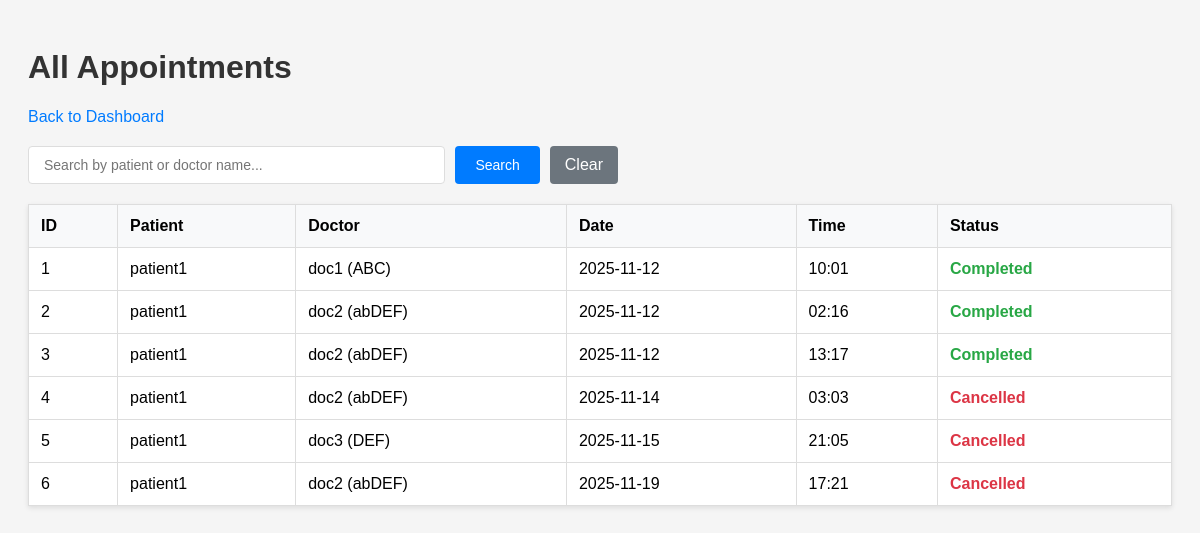
The page /admin/appointments (signed in) on the database as committed earlier.
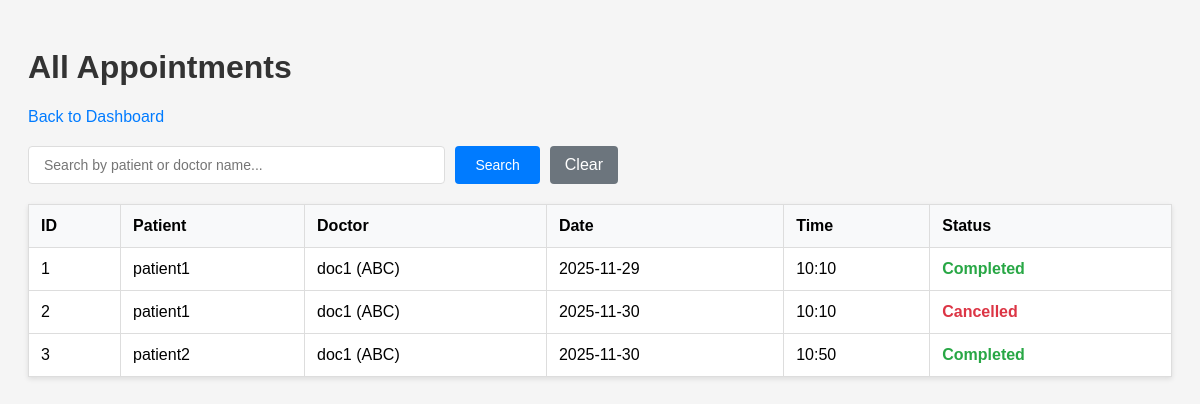
The same page on the database as committed later.
### app.py (models this page shows, shortened)
class Appointment(db.Model):
    __tablename__ = 'appointment'
    id = db.Column(db.Integer, primary_key=True, autoincrement=True)
    patient_id = db.Column(db.Integer, db.ForeignKey('patient.id'), nullable=False)
    doctor_id = db.Column(db.Integer, db.ForeignKey('doctor.id'), nullable=False)
    date = db.Column(db.String(20), nullable=False)
    time = db.Column(db.String(20), nullable=False)
    status = db.Column(db.String(20), default='Booked', nullable=False)
    patient = db.relationship('Patient', backref='appointments')
    doctor = db.relationship('Doctor', backref='appointments')
    __table_args__ = (db.UniqueConstraint('doctor_id', 'date', 'time', name='_doctor_appointment_uc'),)

class User(db.Model):
    __tablename__ = 'user'
    id = db.Column(db.Integer, primary_key=True, autoincrement=True)
    username = db.Column(db.String(100), unique=True, nullable=False)
    password = db.Column(db.String(100), nullable=False)
    role = db.Column(db.String(20), nullable=False)  # admin, doctor, patient
    contact = db.Column(db.String(50), nullable=True)

class Doctor(db.Model):
    __tablename__ = 'doctor'
    id = db.Column(db.Integer, primary_key=True, autoincrement=True)
    user_id = db.Column(db.Integer, db.ForeignKey('user.id'), nullable=False)
    specialization = db.Column(db.String(100), nullable=False)
    availability = db.Column(db.String(255), nullable=True)
    user = db.relationship('User', backref='doctor')

### app.py (the view)
@app.route('/admin/appointments')
def view_appointments():
    if 'user_id' not in session or session.get('role') != 'admin':
        flash('Access denied', 'error')
        return redirect(url_for('login'))
    search = request.args.get('search', '').strip()
    if search:
        appointments = []
        patient_appointments = Appointment.query.join(
            Patient
        ).join(
            User, Patient.user_id == User.id
        ).filter(
            User.username.ilike(f'%{search}%')
        ).all()
        doctor_appointments = Appointment.query.join(
            Doctor
        ).join(
            User, Doctor.user_id == User.id
        ).filter(
            User.username.ilike(f'%{search}%')
        ).all()
        appointments = list(set(patient_appointments + doctor_appointments))
    else:
        appointments = Appointment.query.all()
    return render_template('view_appointments.html', appointments=appointments, search=search)

### templates/view_appointments.html (shortened to what this page needs)
<!DOCTYPE html>
<html lang="en">
<head>
</head>
<body>
    <h1>All Appointments</h1>
    <div>
        <a href="/admin/dashboard">Back to Dashboard</a>
    </div>
    <form method="GET" action="/admin/appointments" class="search-container">
        <input
            type="text"
            class="search-box"
            name="search"
            placeholder="Search by patient or doctor name..."
            value="{{ search or '' }}"
        >
        <button type="submit" class="search-btn">Search</button>
        <a href="/admin/appointments" class="clear-btn">Clear</a>
    </form>
    {% if appointments %}
    <table>
        <thead>
            <tr>
                <th>ID</th>
                <th>Patient</th>
                <th>Doctor</th>
                <th>Date</th>
                <th>Time</th>
                <th>Status</th>
            </tr>
        </thead>
        <tbody>
            {% for appointment in appointments %}
            <tr>
                <td>{{ appointment.id }}</td>
                <td>{{ appointment.patient.user.username }}</td>
                <td>{{ appointment.doctor.user.username }} ({{ appointment.doctor.specialization }})</td>
                <td>{{ appointment.date }}</td>
                <td>{{ appointment.time }}</td>
                <td>
                    {% if appointment.status == 'Completed' %}
                        <span class="status-completed">{{ appointment.status }}</span>
                    {% elif appointment.status == 'Booked' %}
                        <span class="status-booked">{{ appointment.status }}</span>
                    {% else %}
                        <span class="status-cancelled">{{ appointment.status }}</span>
                    {% endif %}
                </td>
            </tr>
            {% endfor %}
        </tbody>
    </table>
    {% endif %}
</body>
</html>

### templates/view_appointments.html (style rules this page uses)
body { font-family: Arial, sans-serif; padding: 20px; background-color: #f5f5f5; }
h1 { color: #333; }
a { color: #007bff; text-decoration: none; margin-right: 10px; }
.search-container { display: flex; gap: 10px; margin: 20px 0; max-width: 600px; }
.search-box { flex: 1; padding: 10px 15px; border: 1px solid #ddd; border-radius: 4px; font-size: 14px; }
.search-btn { padding: 10px 20px; background-color: #007bff; color: white; border: none; border-radius: 4px; cursor: pointer; font-size: 14px; }
.clear-btn { padding: 10px 15px; background-color: #6c757d; color: white; border-radius: 4px; text-decoration: none; display: inline-flex; align-items: center; }
table { width: 100%; border-collapse: collapse; background: white; box-shadow: 0 2px 5px rgba(0,0,0,0.1); margin-top: 20px; }
th, td { padding: 12px; text-align: left; border: 1px solid #ddd; }
th { background-color: #f8f9fa; font-weight: bold; }
.status-completed { color: #28a745; font-weight: bold; }
.status-cancelled { color: #dc3545; font-weight: bold; }

Rows that differ between the two databases and show on the page:
removed Appointment: id "4", patient.user.username "patient1", doctor.user.username "doc2", doctor.specialization "abDEF", date "2025-11-14", time "03:03", status "Cancelled"
removed Appointment: id "5", patient.user.username "patient1", doctor.user.username "doc3", doctor.specialization "DEF", date "2025-11-15", time "21:05", status "Cancelled"
removed Appointment: id "6", patient.user.username "patient1", doctor.user.username "doc2", doctor.specialization "abDEF", date "2025-11-19", time "17:21", status "Cancelled"
changed Appointment id 1: date "2025-11-12" → "2025-11-29"; time "10:01" → "10:10"
changed Appointment id 2: doctor.user.username "doc2" → "doc1"; doctor.specialization "abDEF" → "ABC"; date "2025-11-12" → "2025-11-30"; time "02:16" → "10:10"; status "Completed" → "Cancelled"
changed Appointment id 3: patient.user.username "patient1" → "patient2"; doctor.user.username "doc2" → "doc1"; doctor.specialization "abDEF" → "ABC"; date "2025-11-12" → "2025-11-30"; time "13:17" → "10:50"
